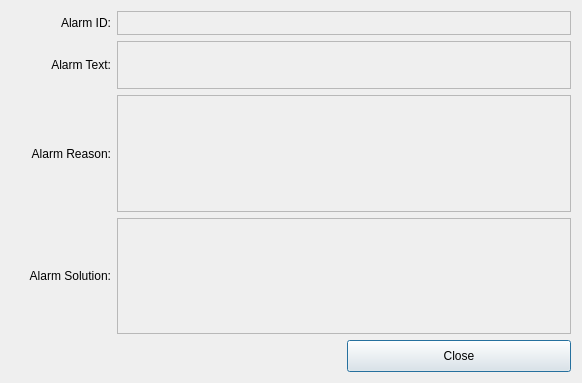
<?xml version="1.0" encoding="UTF-8"?>
<ui version="4.0">
 <class>ICAlarmDetailsDialog</class>
 <widget class="QDialog" name="ICAlarmDetailsDialog">
  <property name="geometry">
   <rect>
    <x>0</x>
    <y>0</y>
    <width>582</width>
    <height>383</height>
   </rect>
  </property>
  <property name="windowTitle">
   <string>Alarm Details</string>
  </property>
  <layout class="QGridLayout" name="gridLayout">
   <item row="0" column="0">
    <widget class="QLabel" name="label">
     <property name="maximumSize">
      <size>
       <width>100</width>
       <height>16777215</height>
      </size>
     </property>
     <property name="text">
      <string>Alarm ID:</string>
     </property>
     <property name="alignment">
      <set>Qt::AlignRight|Qt::AlignTrailing|Qt::AlignVCenter</set>
     </property>
    </widget>
   </item>
   <item row="1" column="0">
    <widget class="QLabel" name="label_2">
     <property name="maximumSize">
      <size>
       <width>100</width>
       <height>16777215</height>
      </size>
     </property>
     <property name="text">
      <string>Alarm Text:</string>
     </property>
     <property name="alignment">
      <set>Qt::AlignRight|Qt::AlignTrailing|Qt::AlignVCenter</set>
     </property>
    </widget>
   </item>
   <item row="1" column="1" colspan="2">
    <widget class="QLabel" name="alarmText">
     <property name="sizePolicy">
      <sizepolicy hsizetype="Expanding" vsizetype="Preferred">
       <horstretch>0</horstretch>
       <verstretch>0</verstretch>
      </sizepolicy>
     </property>
     <property name="maximumSize">
      <size>
       <width>16777215</width>
       <height>48</height>
      </size>
     </property>
     <property name="frameShape">
      <enum>QFrame::StyledPanel</enum>
     </property>
     <property name="text">
      <string/>
     </property>
     <property name="wordWrap">
      <bool>true</bool>
     </property>
    </widget>
   </item>
   <item row="2" column="0">
    <widget class="QLabel" name="label_3">
     <property name="maximumSize">
      <size>
       <width>100</width>
       <height>16777215</height>
      </size>
     </property>
     <property name="text">
      <string>Alarm Reason:</string>
     </property>
     <property name="alignment">
      <set>Qt::AlignRight|Qt::AlignTrailing|Qt::AlignVCenter</set>
     </property>
    </widget>
   </item>
   <item row="2" column="1" colspan="2">
    <widget class="QLabel" name="alarmReason">
     <property name="sizePolicy">
      <sizepolicy hsizetype="Expanding" vsizetype="Preferred">
       <horstretch>0</horstretch>
       <verstretch>0</verstretch>
      </sizepolicy>
     </property>
     <property name="frameShape">
      <enum>QFrame::StyledPanel</enum>
     </property>
     <property name="text">
      <string/>
     </property>
     <property name="wordWrap">
      <bool>true</bool>
     </property>
    </widget>
   </item>
   <item row="3" column="0">
    <widget class="QLabel" name="label_4">
     <property name="maximumSize">
      <size>
       <width>100</width>
       <height>16777215</height>
      </size>
     </property>
     <property name="text">
      <string>Alarm Solution:</string>
     </property>
     <property name="alignment">
      <set>Qt::AlignRight|Qt::AlignTrailing|Qt::AlignVCenter</set>
     </property>
    </widget>
   </item>
   <item row="3" column="1" colspan="2">
    <widget class="QLabel" name="alarmSolution">
     <property name="sizePolicy">
      <sizepolicy hsizetype="Expanding" vsizetype="Preferred">
       <horstretch>0</horstretch>
       <verstretch>0</verstretch>
      </sizepolicy>
     </property>
     <property name="frameShape">
      <enum>QFrame::StyledPanel</enum>
     </property>
     <property name="text">
      <string/>
     </property>
     <property name="wordWrap">
      <bool>true</bool>
     </property>
    </widget>
   </item>
   <item row="4" column="2">
    <widget class="QPushButton" name="closeButton">
     <property name="minimumSize">
      <size>
       <width>0</width>
       <height>32</height>
      </size>
     </property>
     <property name="text">
      <string>Close</string>
     </property>
    </widget>
   </item>
   <item row="0" column="1" colspan="2">
    <widget class="QLabel" name="alarmID">
     <property name="sizePolicy">
      <sizepolicy hsizetype="Expanding" vsizetype="Preferred">
       <horstretch>0</horstretch>
       <verstretch>0</verstretch>
      </sizepolicy>
     </property>
     <property name="maximumSize">
      <size>
       <width>16777215</width>
       <height>24</height>
      </size>
     </property>
     <property name="frameShape">
      <enum>QFrame::StyledPanel</enum>
     </property>
     <property name="text">
      <string/>
     </property>
    </widget>
   </item>
  </layout>
 </widget>
 <resources/>
 <connections/>
</ui>
